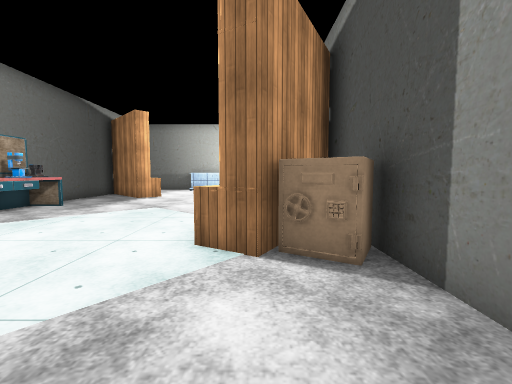
[1] (above)

14 first-person views from a walk through a 3-D level made in the Unity game engine. The camera is 1.2 m above the floor, tilts 4° down and sees 90° across. The floor is counted in squares, 1 m on a side. Each view is taken from the middle of a square. On the plan, view 1 faces up. The plan holds only what a view shows up to about 12 squares ahead; the rest is blank. The player is left out. Door leaves are left out, so doorways stand open. Some surface patterns are stand-ins.

[2]
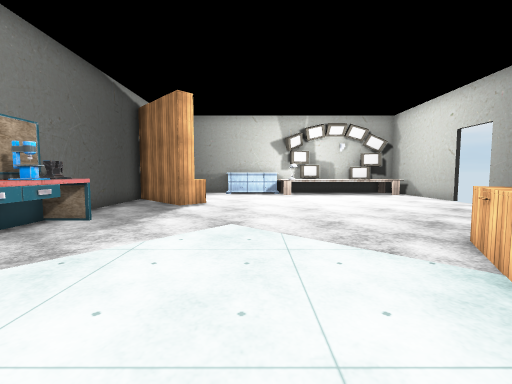

[3]
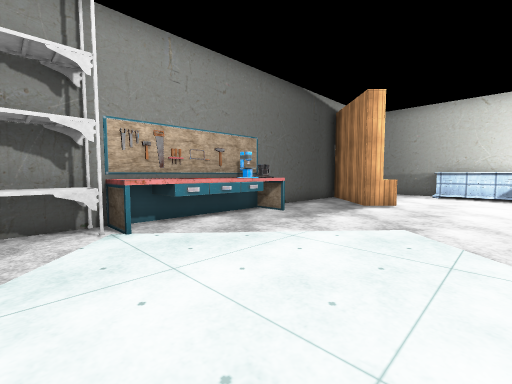

[4]
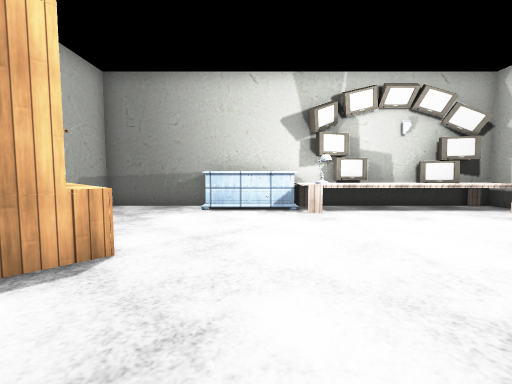

[5]
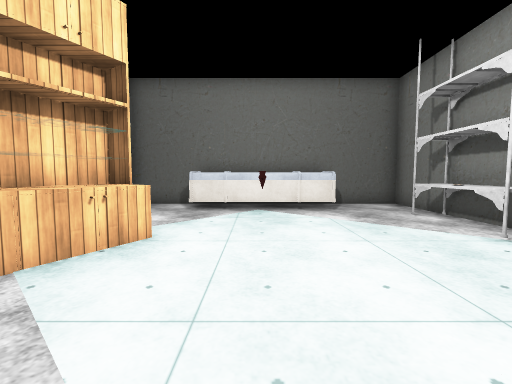

[6]
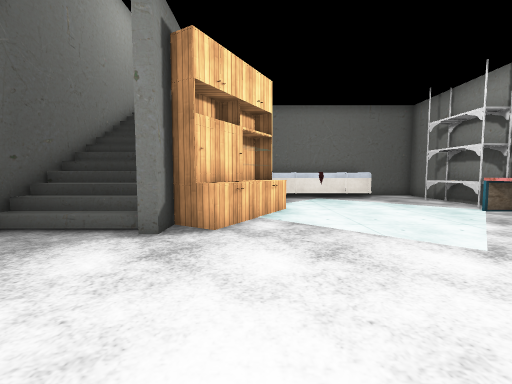

[7]
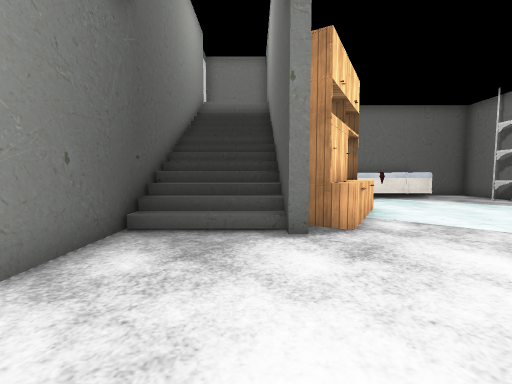

[8]
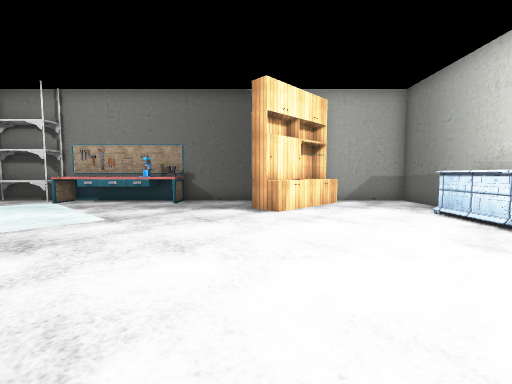

[9]
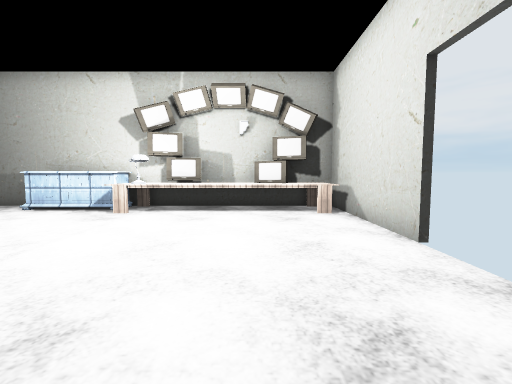

[10]
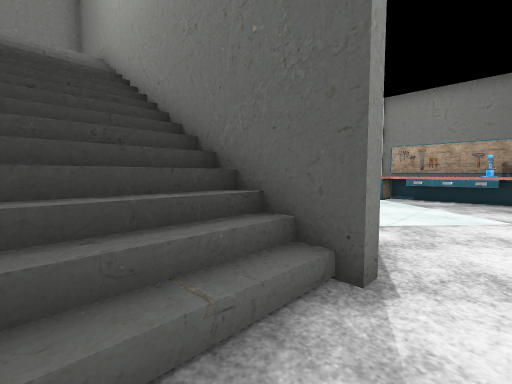

[11]
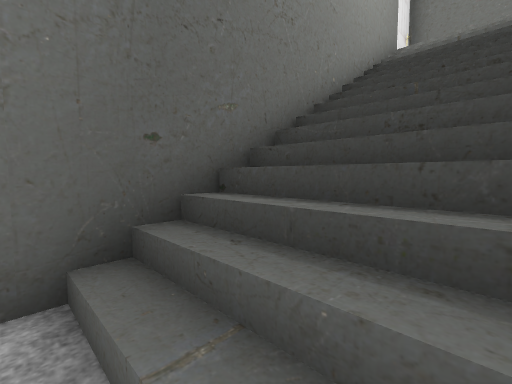

[12]
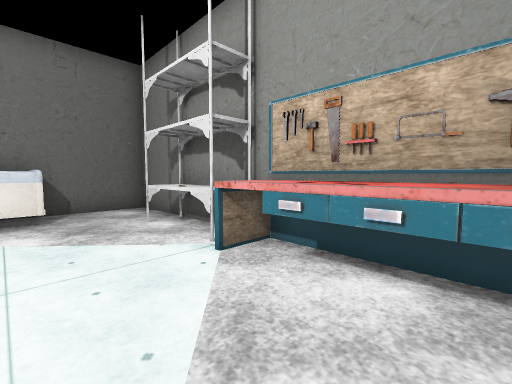

[13]
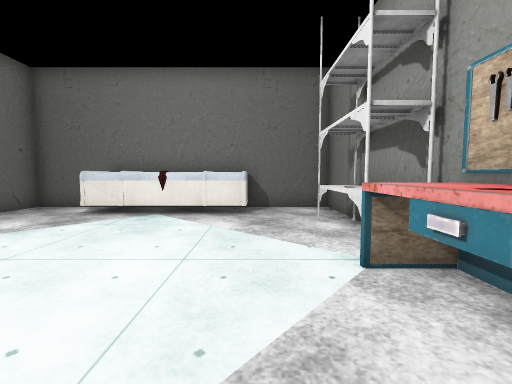

[14]
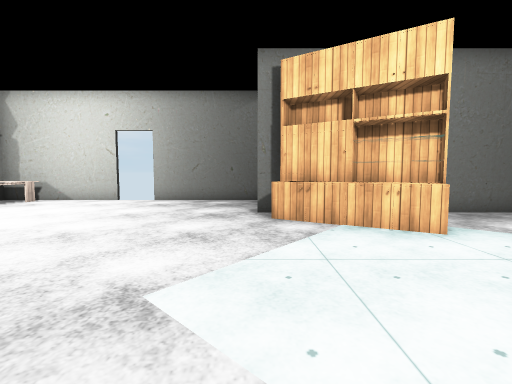

### Floor plan
Key: @ floor where view 1 was taken; # wall or solid block; . floor; / step, stairs or slope; D open door; ^ raised ledge; C cabinet; T TV; L lamp; O other object.
Columns run from 9 left of view 1 to 6 right of it. Each row starts with its distance up from view 1.
 20 ################
 19 #...OOOO^TT^TT^#
 18 #.......L^^^^^^#
 17 #..............#
 16 #CC............#
 15 #CCC...........#
 14 #.CCC..........D
 13 #..C...........D
 12 #..............#
 11 #..............#
 10 #O.............#
  9 #OO............#
  8 #OO............#
  7 #OO.......C#///#
  6 #OO......CC#///#
  5 #OO.....CCC#///#
  4 #O......CC^#///#
  3 #O........##///#
  2 #O.........#///#
  1 #..........#///#
  0 #..#^^^^^@.#///#
 -1 ####^^^^^###///#
 -2            #   #
 -3            #   #
 -4            #####

Positions as (right, up) in squares from view 1, and headings:
1: (0, 0), facing up
2: (-3, 3), facing up
3: (-2, 3), facing up-left
4: (-3, 10), facing up
5: (-3, 9), facing down
6: (0, 13), facing down
7: (3, 13), facing down
8: (3, 13), facing left
9: (3, 10), facing up
10: (5, 9), facing down-left
11: (3, 8), facing down-right
12: (-5, 8), facing down-left
13: (-6, 8), facing down
14: (-6, 8), facing right
